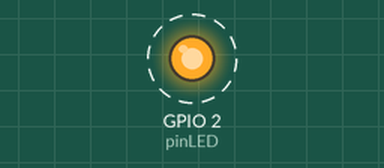
Recording of a sketch running on a simulated ESP32. Parts: output pins drawn as LEDs (lit = HIGH). Dashed ring = blinking. What the sketch prints to the serial monitor is not drawn.

Above: at 0.5 s.
Timing chart, 0 to 4.6 s (numbered marks = the images above):
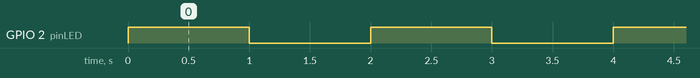

The sketch:

a.ino
```cpp
#include <Arduino.h>

// Define el pin del LED (GPIO 2)
const int pinLED = 2;

void setup() {
  // Configura el pin como salida
  pinMode(pinLED, OUTPUT);
  // Inicializa la comunicación serial
  Serial.begin(115200);
  Serial.println("ESP32 iniciado");
}

void loop() {
  // Enciende el LED
  digitalWrite(pinLED, HIGH);
  Serial.println("LED encendido");
  delay(1000); // Espera 1 segundo

  // Apaga el LED
  digitalWrite(pinLED, LOW);
  Serial.println("LED apagado");
  delay(1000); // Espera 1 segundo
}
```

Measured:
- by itself, GPIO 2 (pinLED): alternates HIGH for 1.0 s and LOW for 1.0 s
